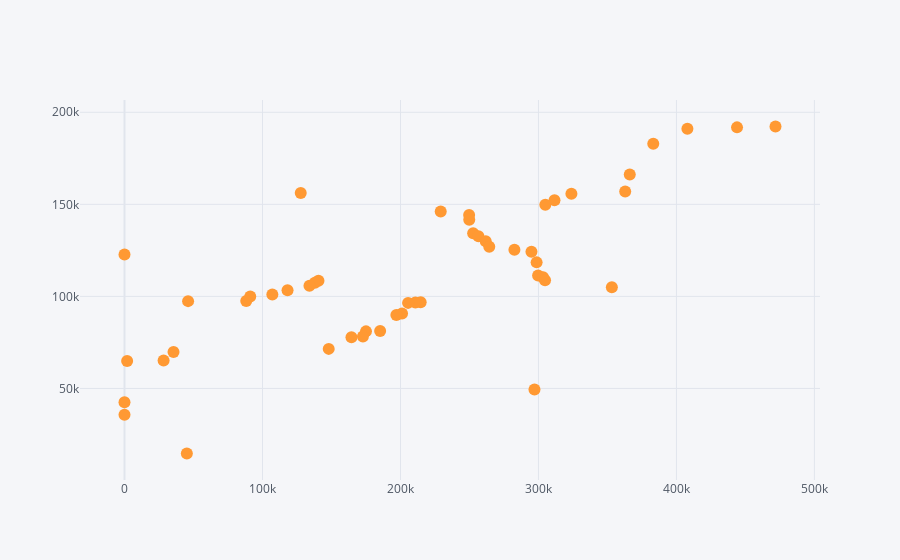

Notebook code for this chart:
### Code cell
df.iplot(x = 'Marketing Spend', y = 'Tax', kind = 'scatter', mode = 'markers')
